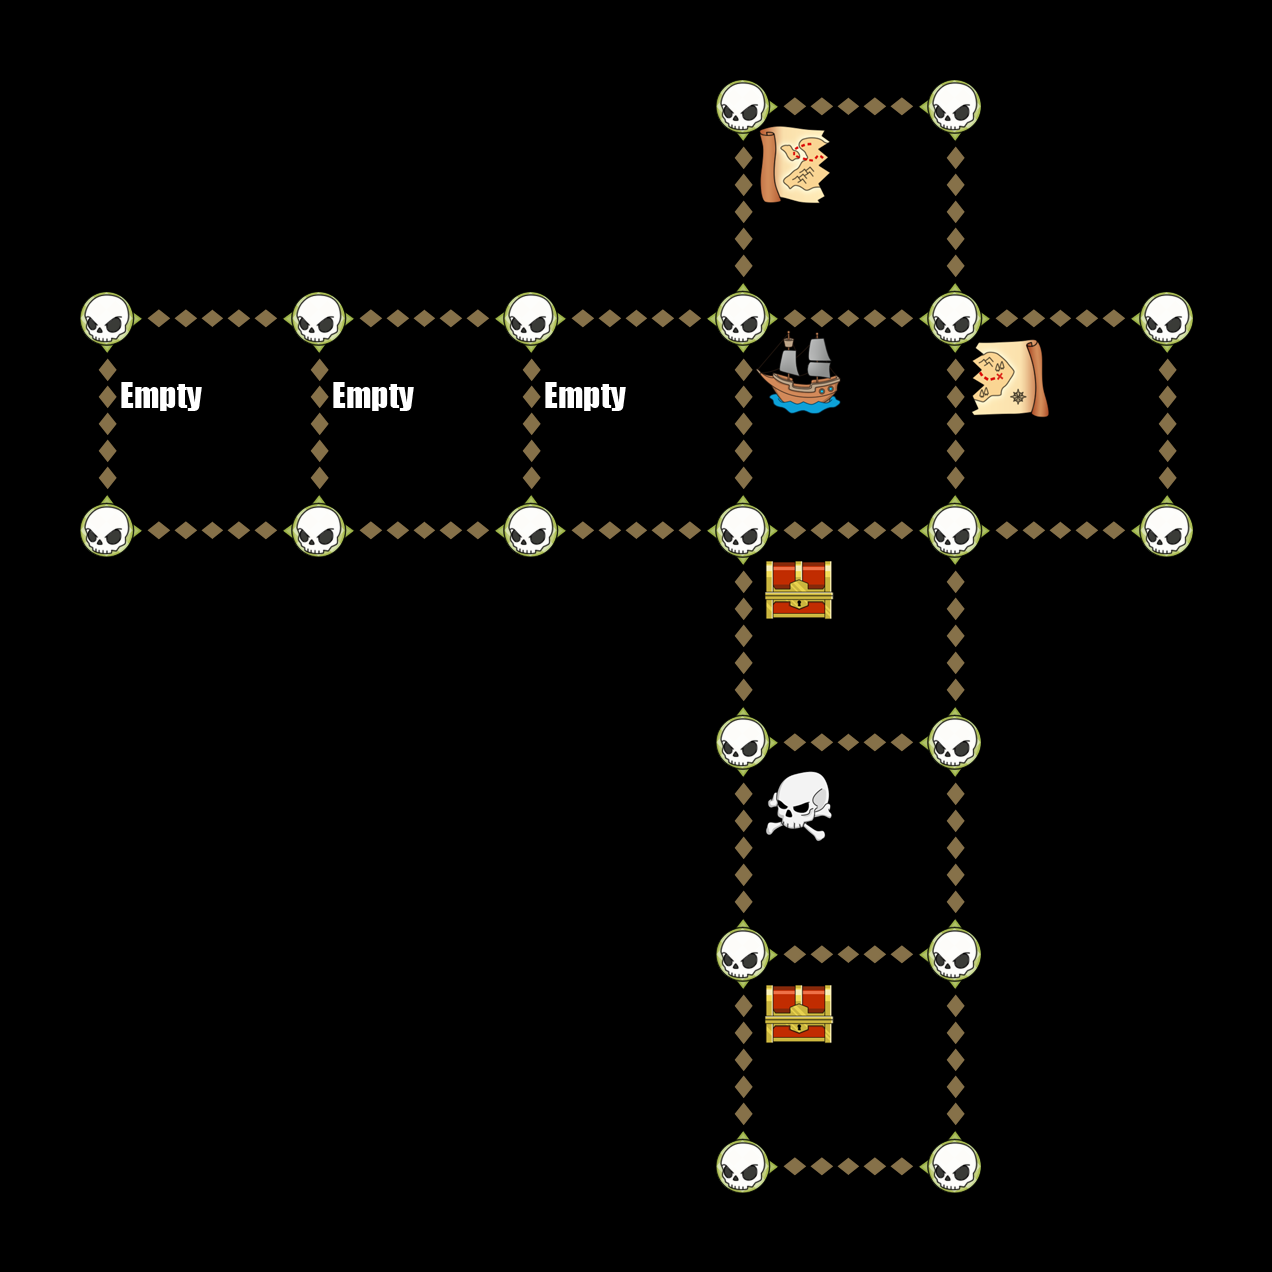

A 2D game scene composited from a Tiled map and its tileset images. What follows is a short description and the map's XML, with each tile layer's data collapsed to a summary:
An orthogonal 6x6 tile map with 212x212 px tiles, 6 tile layers (Down, Up, Left, Right, ...).

<map version="1.0" orientation="orthogonal" width="6" height="6" tilewidth="212" tileheight="212">
 <tileset firstgid="1" name="TileGraphic_Final-ipadhd" tilewidth="212" tileheight="212">
  <image source="TileGraphic_Final-ipadhd.png" width="636" height="1060" />
  <tile id="0">
   <properties>
    <property name="LineFilled" value="True" />
   </properties>
  </tile>
  <tile id="2">
   <properties>
    <property name="Item" value="TreasureBox" />
   </properties>
  </tile>
  <tile id="4">
   <properties>
    <property name="RowFilled" value="True" />
   </properties>
  </tile>
  <tile id="6">
   <properties>
    <property name="Item" value="CannonLeft" />
   </properties>
  </tile>
  <tile id="7">
   <properties>
    <property name="Item" value="ShipRight" />
   </properties>
  </tile>
  <tile id="8">
   <properties>
    <property name="Item" value="MapOne" />
   </properties>
  </tile>
  <tile id="9">
   <properties>
    <property name="Item" value="CannonRight" />
   </properties>
  </tile>
  <tile id="10">
   <properties>
    <property name="Item" value="ShipLeft" />
   </properties>
  </tile>
  <tile id="11">
   <properties>
    <property name="Item" value="MapTwo" />
   </properties>
  </tile>
  <tile id="12">
   <properties>
    <property name="Item" value="Empty" />
   </properties>
  </tile>
  <tile id="13">
   <properties>
    <property name="Item" value="Skull" />
   </properties>
  </tile>
  <tile id="14">
   <properties>
    <property name="Item" value="Fog" />
   </properties>
  </tile>
 </tileset>
 <layer name="Down" width="6" height="6">
  <data>[36 cells, 14 non-empty, 1 distinct tile ids]</data>
 </layer>
 <layer name="Up" width="6" height="6">
  <data>[36 cells, 14 non-empty, 1 distinct tile ids]</data>
 </layer>
 <layer name="Left" width="6" height="6">
  <data>[36 cells, 14 non-empty, 1 distinct tile ids]</data>
 </layer>
 <layer name="Right" width="6" height="6">
  <data>[36 cells, 14 non-empty, 1 distinct tile ids]</data>
 </layer>
 <layer name="Dots" width="6" height="6">
  <data>[36 cells, 20 non-empty, 1 distinct tile ids]</data>
 </layer>
 <layer name="Items" width="6" height="6">
  <data>[36 cells, 9 non-empty, 6 distinct tile ids]</data>
 </layer>
</map>
